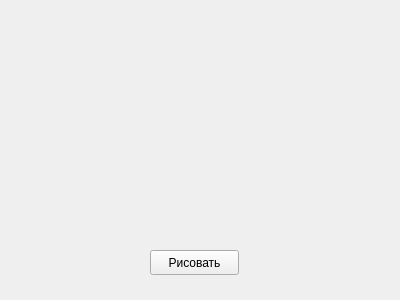
<?xml version="1.0" encoding="UTF-8"?>
<ui version="4.0">
 <class>Form</class>
 <widget class="QWidget" name="Form">
  <property name="geometry">
   <rect>
    <x>0</x>
    <y>0</y>
    <width>400</width>
    <height>300</height>
   </rect>
  </property>
  <property name="windowTitle">
   <string>Form</string>
  </property>
  <widget class="QPushButton" name="pushButton">
   <property name="geometry">
    <rect>
     <x>150</x>
     <y>250</y>
     <width>89</width>
     <height>25</height>
    </rect>
   </property>
   <property name="text">
    <string>Рисовать</string>
   </property>
  </widget>
 </widget>
 <resources/>
 <connections/>
</ui>
